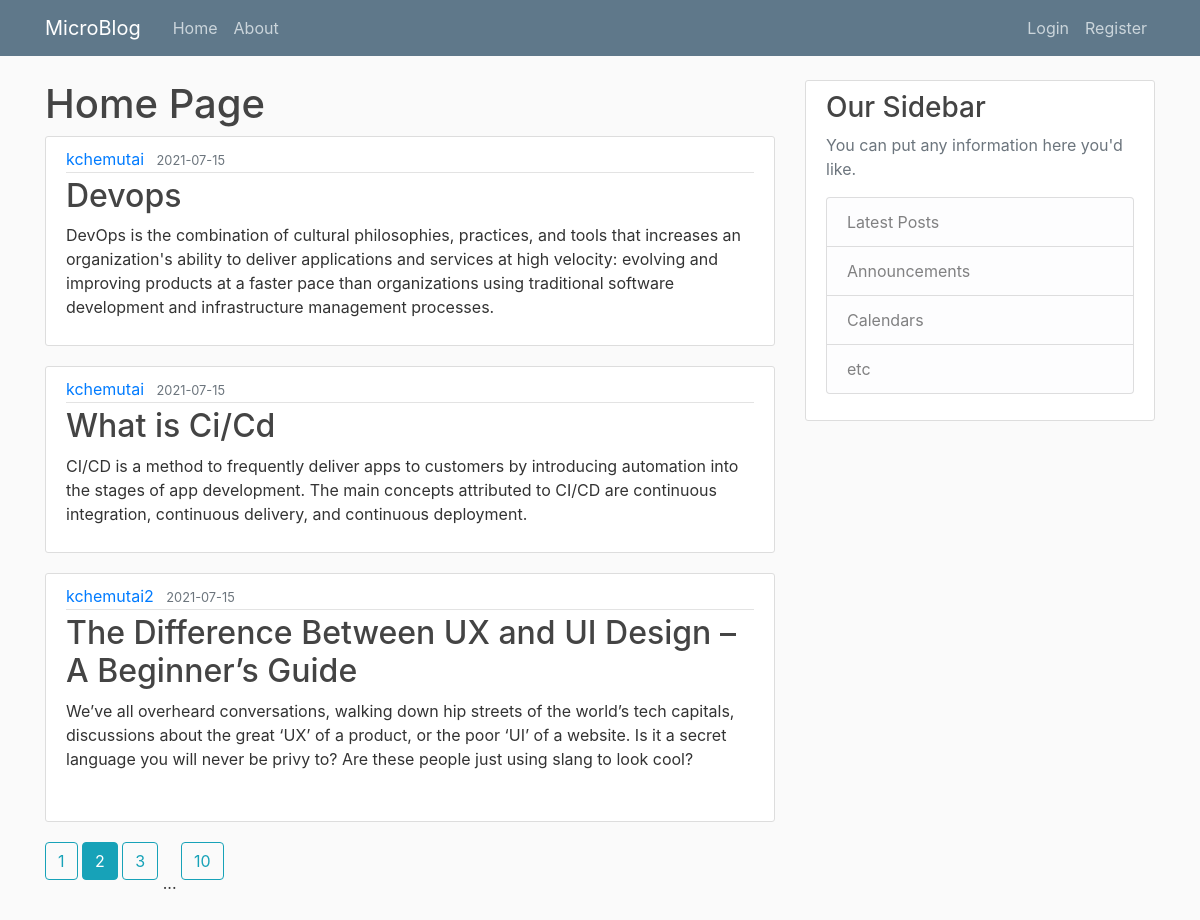
The page /home?page=2 on the database its author committed.
### microblog/models.py (models this page shows, shortened)
class Post(db.Model):
    id = db.Column(db.Integer, primary_key=True)
    title = db.Column(db.String(60), nullable=False)
    content = db.Column(db.Text, nullable=False)
    date_posted = db.Column(db.DateTime, nullable=False,
                            default=datetime.utcnow)
    user_id = db.Column(db.Integer, db.ForeignKey('user.id'), nullable=False)

class User(db.Model, UserMixin):
    id = db.Column(db.Integer, primary_key=True)
    username = db.Column(db.String(30), unique=True, nullable=False)
    email = db.Column(db.String(120), unique=True, nullable=False)
    password = db.Column(db.String(60), nullable=False)
    image_file = db.Column(db.String(20), nullable=False,
                           default='default.jpg')
    posts = db.relationship('Post', backref='author', lazy=True)

### microblog/main/routes.py (the view)
@main_bp.route("/")
@main_bp.route("/home")
def home():
    page = request.args.get('page', 1, type=int)
    posts = Post.query.order_by(
        Post.date_posted.desc()).paginate(page=page, per_page=3)
    return render_template('home.html', posts=posts)

### microblog/templates/home.html
{% extends "layout.html" %}
{% block content %}
<h1>Home Page</h1>
{% for post in posts.items %}
<article class="media content-section">
    <div class="media-body">
        <div class="article-metadata">
            <a class="mr-2" href="{{ url_for('users_bp.user_posts', username=post.author.username) }}">{{ post.author.username
                }}</a>
            <small class="text-muted">{{ post.date_posted.strftime('%Y-%m-%d') }}</small>
        </div>
        <h2><a class="article-title" href="{{ url_for('posts_bp.view_post', post_id=post.id) }}">{{ post.title }}</a></h2>
        <p class="article-content">{{ post.content }}</p>
    </div>
</article>
{% endfor %}
{% for page_num in posts.iter_pages(left_edge=1, right_edge=1, left_current=1, right_current=2) %}
{% if page_num %}
{% if posts.page == page_num %}
<a class="btn btn-info mb-5" href="{{ url_for('main_bp.home', page=page_num) }}">{{page_num}}</a>
{% else %}
<a class="btn btn-outline-info mb-5" href="{{ url_for('main_bp.home', page=page_num) }}">{{page_num}}</a>
{% endif %}
{% else %}
...
{% endif %}
{% endfor %}
{% endblock content %}

### microblog/static/main.css (style rules this page uses)
body { background: #fafafa; color: #333333; margin-top: 5rem; }
h1, h2, h3, h4, h5, h6 { color: #444444; }
.content-section { background: #ffffff; padding: 10px 20px; border: 1px solid #dddddd; border-radius: 3px; margin-bottom: 20px; }
.article-title { color: #444444; }
.article-content { white-space: pre-line; }
.article-metadata { padding-bottom: 1px; margin-bottom: 4px; border-bottom: 1px solid #e3e3e3 }

### rows shown on the page
Post: author.username "kchemutai", date_posted "2021-07-15", title "Devops", content "DevOps is the combination of cultural philosophies, practices, and tools that increases an organization's ability to deliver applications and services at high velocity: evolving and improving products at a faster pace than organizations using traditional software development and infrastructure management processes."
Post: author.username "kchemutai", date_posted "2021-07-15", title "What is Ci/Cd", content "CI/CD is a method to frequently deliver apps to customers by introducing automation into the stages of app development. The main concepts attributed to CI/CD are continuous integration, continuous delivery, and continuous deployment."
Post: author.username "kchemutai2", date_posted "2021-07-15", title "The Difference Between UX and UI Design – A Beginner’s Guide", content "We’ve all overheard conversations, walking down hip streets of the world’s tech capitals, discussions about the great ‘UX’ of a product, or the poor ‘UI’ of a website. Is it a secret language you will never be privy to? Are these people just using slang to look cool?"

### other values the page prints
{{ page_num }} "1" "3" "10"
{{ page_num }} "2"
